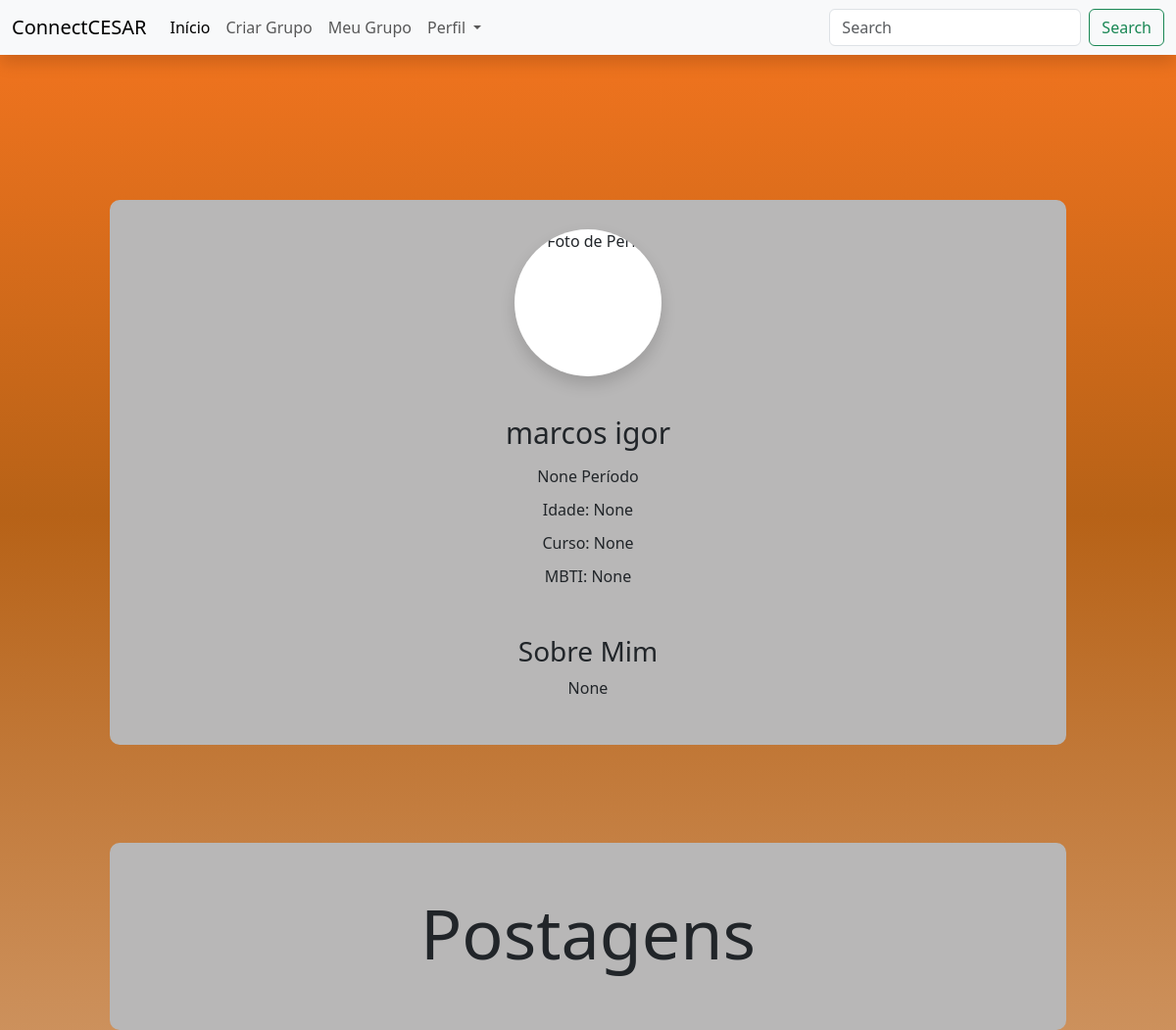
The app's page /acessarperfil/ (signed in), older data.
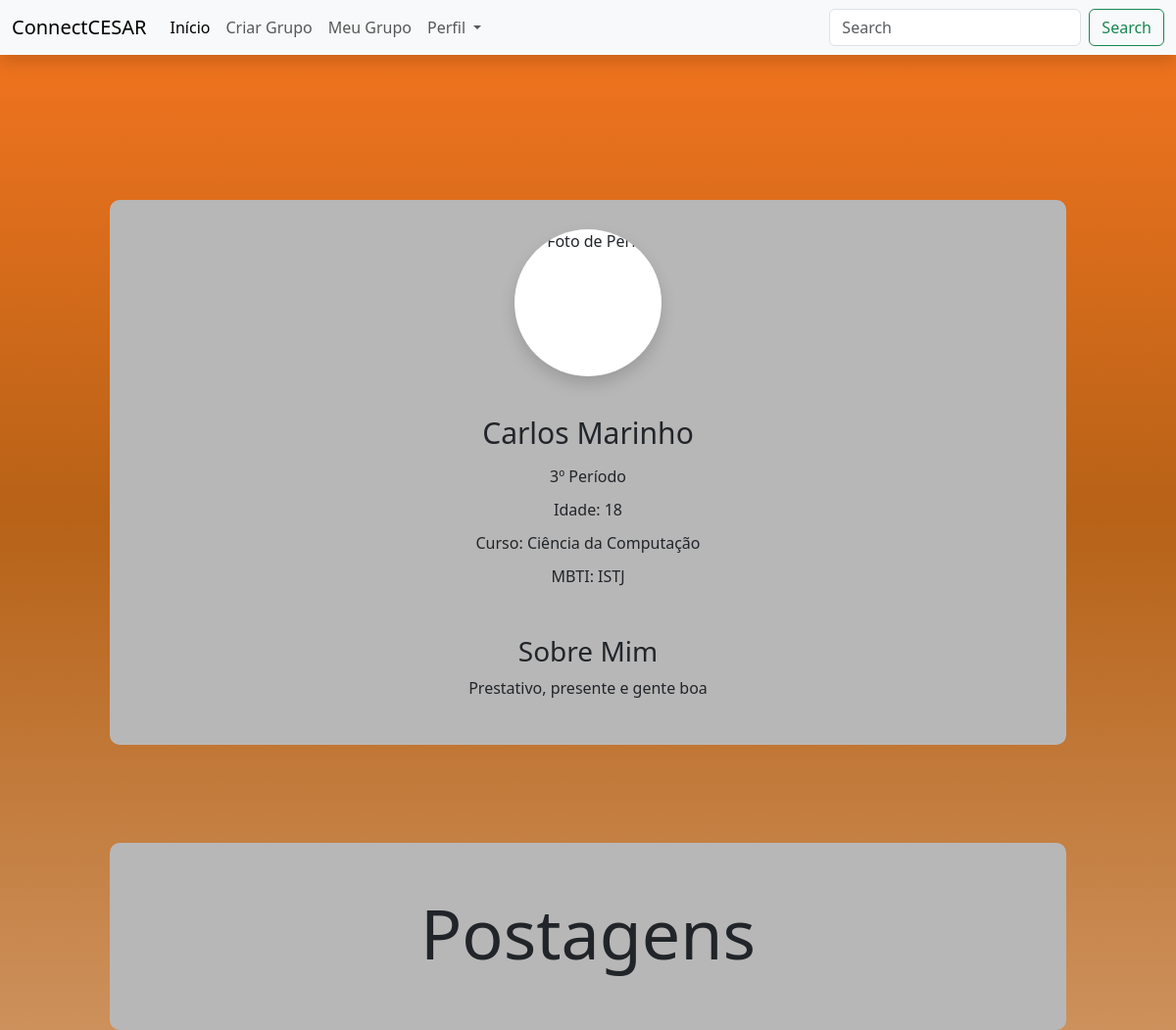
The same page, newer data.
### ccapp/models.py (models this page shows)
class Pessoa(models.Model):
    id_usuario = models.AutoField(primary_key=True)
    nome = models.TextField(max_length=255)
    email = models.TextField(max_length=255)
    senha = models.TextField(max_length=255)
    idade = models.IntegerField(null=True, blank=True)
    mbti = models.TextField(max_length=255, null=True, blank=True)
    periodo = models.TextField(max_length=255, null=True, blank=True)
    curso = models.TextField(max_length=255, null=True, blank=True)
    foto = models.ImageField(upload_to='perfil/', null=True, blank=True)
    descricao = models.TextField(null=True, blank=True)
    criado = models.DateTimeField(auto_now_add=True)
    atualizado = models.DateTimeField(auto_now=True)
    grupo_criado = models.ForeignKey(Grupo, null=True, blank=True, on_delete=models.SET_NULL)

### ccapp/views.py (the view)
# urls.py: path('acessarperfil/', views.acessarperfil, name="acessarperfil"),
def acessarperfil(request):
    if 'pessoa_id' in request.session:
        pessoa_id = request.session['pessoa_id']
        pessoa = Pessoa.objects.get(id_usuario=pessoa_id)
        context = {
            'nome': pessoa.nome,
            'periodo': pessoa.periodo,
            'descricao': pessoa.descricao,
            'mbti': pessoa.mbti,
            'curso': pessoa.curso,
            'foto': pessoa.foto,
            'idade': pessoa.idade
        }
        return render(request, 'acessarperfil.html', context)

### templates/acessarperfil.html (shortened to what this page needs)
{% include "navbar.html" %}
{% include "main.html" %}
<div class="container">
    <div class="profile-links">
            <img class="card-img-top rounded-circle shadow bg-white" style="width: 150px" src="..." alt="Foto de Perfil">
            <li><a style="font-size: 30px;">{{ nome }}</a></li>
            <li><a>{{ periodo }} Período</a></li>
            <li><a>Idade: {{ idade }}</a></li>
            <li><a>Curso: {{ curso }}</a></li>
            <li><a>MBTI: {{ mbti }}</a></li>
            <h3 class="mt-5">Sobre Mim</h3>
            <p class="text-justify">
             {{ descricao }}
        </p>
        </div>
        </div>
        <div class="container">
            <div class="profile-links">
                <li><a style="font-size: 70px;">Postagens</a></li>
            </div>
        </div>

Row changes from the older to the newer data that the page shows:
changed Pessoa: nome "marcos igor" → "Carlos Marinho"; periodo (not shown) → "3º"; curso (not shown) → "Ciência da Computação"; mbti (not shown) → "ISTJ"; descricao (not shown) → "Prestativo, presente e gente boa"
Text that changed along with them:
{{ idade }}: "None" → "18"
{{ periodo }}: "None" → (not shown)
{{ curso }}: "None" → (not shown)
{{ mbti }}: "None" → (not shown)
{{ descricao }}: "None" → (not shown)
